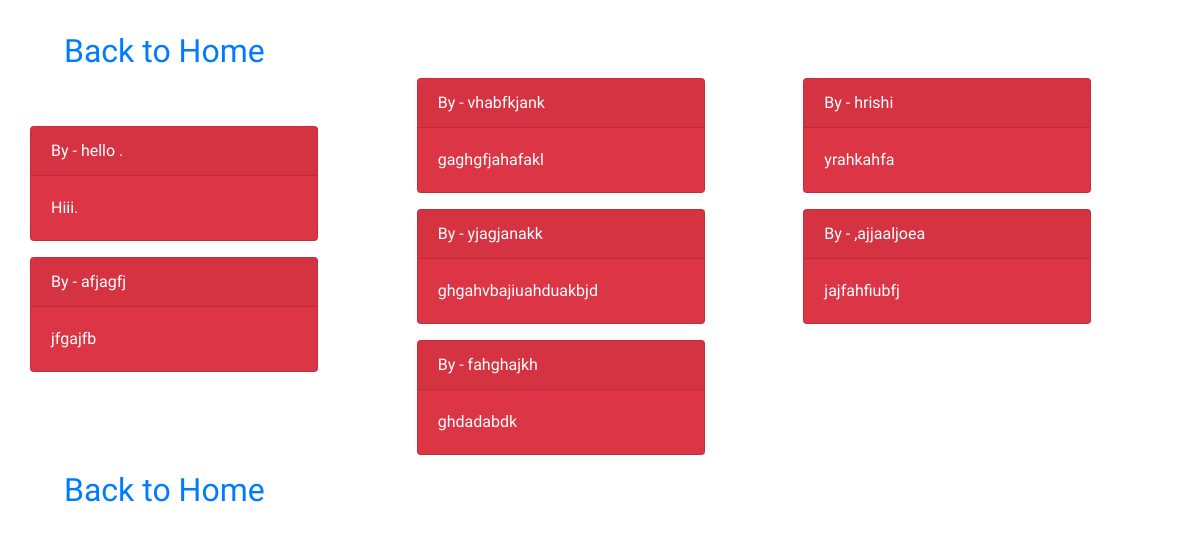
Screenshot of /all-msg/ with the database file from the repository.
### cpgame/models.py (models this page shows, shortened)
class Message(models.Model):
	name = models.CharField(max_length = 100)
	msg = models.CharField(max_length = 10000)
	time = models.CharField(max_length = 100)

### cpgame/views.py (the view)
# urls.py: path('all-msg/',views.PrintMessage,name='all-msg'),
def PrintMessage(request):
	all_message = Message.objects.all()
	return render(request,'viewer.html',{'all_message':all_message})

### templates/viewer.html (shortened to what this page needs)
<!doctype html>
<html lang="en">
  <head>
    <link rel="stylesheet" href="https://stackpath.bootstrapcdn.com/bootstrap/4.4.1/css/bootstrap.min.css">
  </head>
  <body>
    <section>
      <h2><a href="/" class="back-btn">Back to Home</a></h2>
      <div class="container">
      <div class="row">
        <div class="card-columns">
          <br><br>
          {% for msg in all_message %}
          <div id="mydiv mydivheader" class="card text-white bg-danger mb-3" style="max-width: 18rem;">
          <div class="card-header"> By - {{ msg.name }}</div>
          <div class="card-body">
            <p class="card-text">{{msg.msg}}</p>
          </div>
          </div>
          {% endfor %}
        </div>
      </div>
</div>
<h2><a href="/" class="back-btn">Back to Home</a></h2>
    </section>
  </body>
</html>

### templates/viewer.html (style rules this page uses)
body { padding-top: 2em; font-family: 'Love Ya Like A Sister', cursive; }
.card { background-color: pink; }
.back-btn { padding-left: 2em; }

### rows the page displays
Message: name "hello .", msg "Hiii."
Message: name "afjagfj", msg "jfgajfb"
Message: name "vhabfkjank", msg "gaghgfjahafakl"
Message: name "yjagjanakk", msg "ghgahvbajiuahduakbjd"
Message: name "fahghajkh", msg "ghdadabdk"
Message: name "hrishi", msg "yrahkahfa"
Message: name ",ajjaaljoea", msg "jajfahfiubfj"
